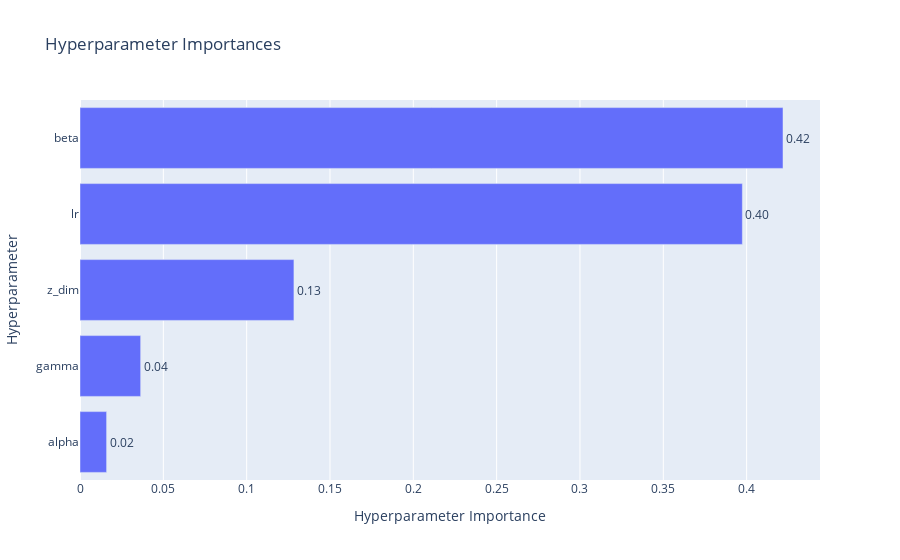

The code cell stored with this chart in its notebook:
### Code cell
optuna.visualization.plot_param_importances(study).show()

### Figure 1 — Plotly figure (JSON) as saved in the notebook; plotly's stock layout.template omitted (floating-point values rounded to 4 significant figures)
{"data": [{"cliponaxis": false, "hovertemplate": ["alpha (FloatDistribution): 0.015967746203450595<extra></extra>", "gamma (FloatDistribution): 0.03639747504752802<extra></extra>", "z_dim (IntDistribution): 0.12836433490847335<extra></extra>", "lr (FloatDistribution): 0.3974466875398731<extra></extra>", "beta (FloatDistribution): 0.421823756300675<extra></extra>"], "name": "Objective Value", "orientation": "h", "text": ["0.02", "0.04", "0.13", "0.40", "0.42"], "textposition": "outside", "type": "bar", "x": [0.01597, 0.0364, 0.1284, 0.3974, 0.4218], "y": ["alpha", "gamma", "z_dim", "lr", "beta"]}], "layout": {"title": {"text": "Hyperparameter Importances"}, "xaxis": {"title": {"text": "Hyperparameter Importance"}}, "yaxis": {"title": {"text": "Hyperparameter"}}}}
